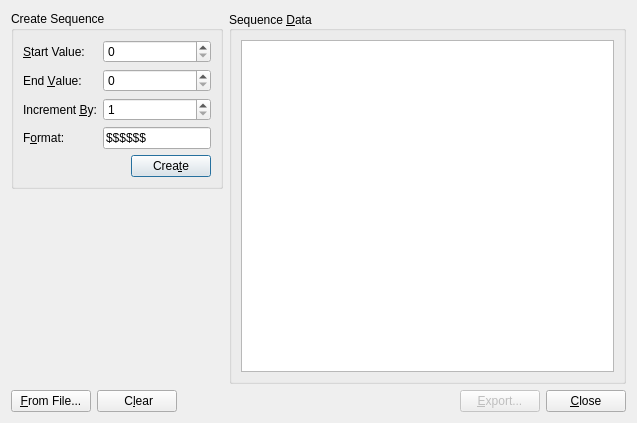
<?xml version="1.0" encoding="UTF-8"?>
<ui version="4.0">
 <class>SequenceDialog</class>
 <widget class="QDialog" name="SequenceDialog">
  <property name="geometry">
   <rect>
    <x>0</x>
    <y>0</y>
    <width>637</width>
    <height>423</height>
   </rect>
  </property>
  <property name="windowTitle">
   <string>Sequence Export</string>
  </property>
  <property name="windowIcon">
   <iconset>
    <normaloff>:res/zint-qt.ico</normaloff>:res/zint-qt.ico</iconset>
  </property>
  <property name="modal">
   <bool>true</bool>
  </property>
  <layout class="QVBoxLayout" name="vertLayoutSeq">
   <item>
    <layout class="QHBoxLayout" name="horzLayoutSeq">
     <item>
      <layout class="QVBoxLayout" name="vertLayoutSeqCreate">
       <item>
        <widget class="QGroupBox" name="groupBoxSeqCreate">
         <property name="sizePolicy">
          <sizepolicy hsizetype="Fixed" vsizetype="Preferred">
           <horstretch>0</horstretch>
           <verstretch>0</verstretch>
          </sizepolicy>
         </property>
         <property name="title">
          <string>Create Sequence</string>
         </property>
         <property name="toolTip">
          <string>Generate a sequence</string>
         </property>
         <layout class="QGridLayout" name="gridLayoutSeqCreate">
          <item row="0" column="0">
           <widget class="QLabel" name="lblSeqStartVal">
            <property name="toolTip">
             <string>Start sequence at this value</string>
            </property>
            <property name="text">
             <string>&amp;Start Value:</string>
            </property>
            <property name="buddy">
             <cstring>spnSeqStartVal</cstring>
            </property>
           </widget>
          </item>
          <item row="0" column="1">
           <widget class="QSpinBox" name="spnSeqStartVal">
            <property name="toolTip">
             <string>Start sequence at this value</string>
            </property>
            <property name="frame">
             <bool>true</bool>
            </property>
            <property name="maximum">
             <number>999999999</number>
            </property>
           </widget>
          </item>
          <item row="1" column="0">
           <widget class="QLabel" name="lblSeqEndVal">
            <property name="toolTip">
             <string>End sequence at this value</string>
            </property>
            <property name="text">
             <string>End &amp;Value:</string>
            </property>
            <property name="buddy">
             <cstring>spnSeqEndVal</cstring>
            </property>
           </widget>
          </item>
          <item row="1" column="1">
           <widget class="QSpinBox" name="spnSeqEndVal">
            <property name="toolTip">
             <string>End sequence at this value</string>
            </property>
            <property name="maximum">
             <number>999999999</number>
            </property>
           </widget>
          </item>
          <item row="2" column="0">
           <widget class="QLabel" name="lblSeqIncVal">
            <property name="toolTip">
             <string>Go from start to end in steps of this amount</string>
            </property>
            <property name="text">
             <string>Increment &amp;By:</string>
            </property>
            <property name="buddy">
             <cstring>spnSeqIncVal</cstring>
            </property>
           </widget>
          </item>
          <item row="2" column="1">
           <widget class="QSpinBox" name="spnSeqIncVal">
            <property name="toolTip">
             <string>Go from start to end in steps of this amount</string>
            </property>
            <property name="minimum">
             <number>1</number>
            </property>
            <property name="maximum">
             <number>999999999</number>
            </property>
           </widget>
          </item>
          <item row="3" column="0">
           <widget class="QLabel" name="lblSeqFormat">
            <property name="toolTip">
             <string>Format sequence using special characters&lt;table cellspacing=&quot;3&quot;&gt;
&lt;tr&gt;&lt;td&gt;#&lt;/td&gt;&lt;td&gt;Number or space&lt;/td&gt;&lt;/tr&gt;
&lt;tr&gt;&lt;td&gt;$&lt;/td&gt;&lt;td&gt;Number or '0'&lt;/td&gt;&lt;/tr&gt;
&lt;tr&gt;&lt;td&gt;*&lt;/td&gt;&lt;td&gt;Number or '*'&lt;/td&gt;&lt;/tr&gt;
&lt;tr&gt;&lt;td&gt;Other&lt;/td&gt;&lt;td&gt;Insert literally&lt;/td&gt;&lt;/tr&gt;
&lt;/table&gt;</string>
            </property>
            <property name="text">
             <string>F&amp;ormat:</string>
            </property>
            <property name="buddy">
             <cstring>linSeqFormat</cstring>
            </property>
           </widget>
          </item>
          <item row="3" column="1">
           <widget class="QLineEdit" name="linSeqFormat">
            <property name="toolTip">
             <string>Format sequence using special characters&lt;table cellspacing=&quot;3&quot;&gt;
&lt;tr&gt;&lt;td&gt;#&lt;/td&gt;&lt;td&gt;Number or space&lt;/td&gt;&lt;/tr&gt;
&lt;tr&gt;&lt;td&gt;$&lt;/td&gt;&lt;td&gt;Number or '0'&lt;/td&gt;&lt;/tr&gt;
&lt;tr&gt;&lt;td&gt;*&lt;/td&gt;&lt;td&gt;Number or '*'&lt;/td&gt;&lt;/tr&gt;
&lt;tr&gt;&lt;td&gt;Other&lt;/td&gt;&lt;td&gt;Insert literally&lt;/td&gt;&lt;/tr&gt;
&lt;/table&gt;</string>
            </property>
            <property name="text">
             <string>$$$$$$</string>
            </property>
           </widget>
          </item>
          <item row="4" column="0" colspan="2">
           <layout class="QHBoxLayout" name="horzLayoutSeqCreateBtn">
            <item>
             <spacer name="horzSpacerSeqCreateBtn">
              <property name="orientation">
               <enum>Qt::Horizontal</enum>
              </property>
              <property name="sizeHint" stdset="0">
               <size>
                <width>40</width>
                <height>20</height>
               </size>
              </property>
             </spacer>
            </item>
            <item>
             <widget class="QPushButton" name="btnSeqCreate">
              <property name="toolTip">
               <string>Generate a data sequence</string>
              </property>
              <property name="text">
               <string>Crea&amp;te</string>
              </property>
             </widget>
            </item>
           </layout>
          </item>
         </layout>
        </widget>
       </item>
       <item>
        <spacer name="vertSpacerCreate">
         <property name="orientation">
          <enum>Qt::Vertical</enum>
         </property>
         <property name="sizeHint" stdset="0">
          <size>
           <width>40</width>
           <height>20</height>
          </size>
         </property>
        </spacer>
       </item>
      </layout>
     </item>
     <item>
      <widget class="QGroupBox" name="groupBoxSeqPreview">
       <property name="sizePolicy">
        <sizepolicy hsizetype="Preferred" vsizetype="Preferred">
         <horstretch>0</horstretch>
         <verstretch>0</verstretch>
        </sizepolicy>
       </property>
       <property name="toolTip">
        <string>The data to be encoded, one line per symbol</string>
       </property>
       <property name="title">
        <string>Sequence &amp;Data</string>
       </property>
       <property name="alignment">
        <set>Qt::AlignLeading|Qt::AlignLeft|Qt::AlignVCenter</set>
       </property>
       <layout class="QVBoxLayout" name="vertLayoutSeqPreview">
        <item>
         <widget class="QPlainTextEdit" name="txtSeqPreview">
          <property name="toolTip">
           <string>The data to be encoded, one line per symbol</string>
          </property>
         </widget>
        </item>
       </layout>
      </widget>
     </item>
    </layout>
   </item>
   <item>
    <layout class="QHBoxLayout" name="horzLayoutSeqBtns">
     <item>
      <widget class="QPushButton" name="btnSeqFromFile">
       <property name="toolTip">
        <string>Import a data sequence from a file</string>
       </property>
       <property name="text">
        <string>&amp;From File...</string>
       </property>
      </widget>
     </item>
     <item>
      <widget class="QPushButton" name="btnSeqClear">
       <property name="toolTip">
        <string>Clear the sequence data</string>
       </property>
       <property name="text">
        <string> C&amp;lear</string>
       </property>
      </widget>
     </item>
     <item>
      <spacer name="horzSpacerSeqBtns">
       <property name="orientation">
        <enum>Qt::Horizontal</enum>
       </property>
       <property name="sizeHint" stdset="0">
        <size>
         <width>40</width>
         <height>20</height>
        </size>
       </property>
      </spacer>
     </item>
     <item>
      <widget class="QPushButton" name="btnSeqExport">
       <property name="enabled">
        <bool>false</bool>
       </property>
       <property name="toolTip">
        <string>Save the symbols to files</string>
       </property>
       <property name="text">
        <string>&amp;Export...</string>
       </property>
      </widget>
     </item>
     <item>
      <widget class="QPushButton" name="btnSeqClose">
       <property name="toolTip">
        <string>Close window</string>
       </property>
       <property name="text">
        <string>&amp;Close</string>
       </property>
      </widget>
     </item>
    </layout>
   </item>
  </layout>
 </widget>
 <resources/>
 <connections/>
</ui>
